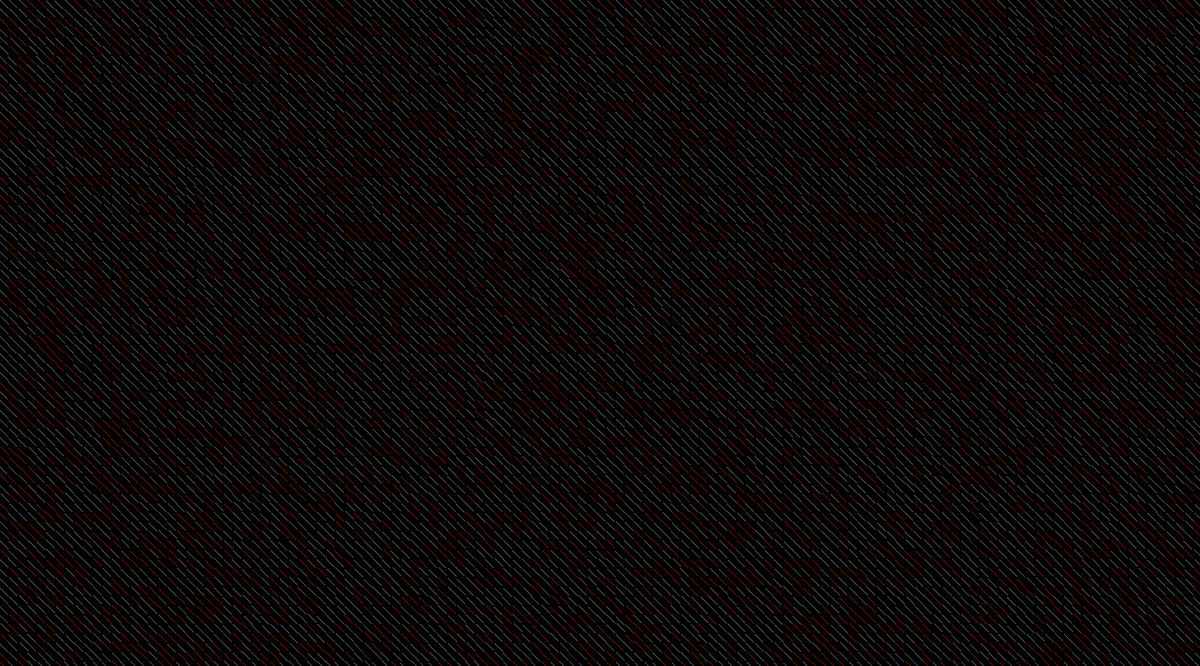
Frame 1 (no input)
Frame 60 (the mouse pressed at the canvas centre just before this capture): identical to frame 1, image omitted
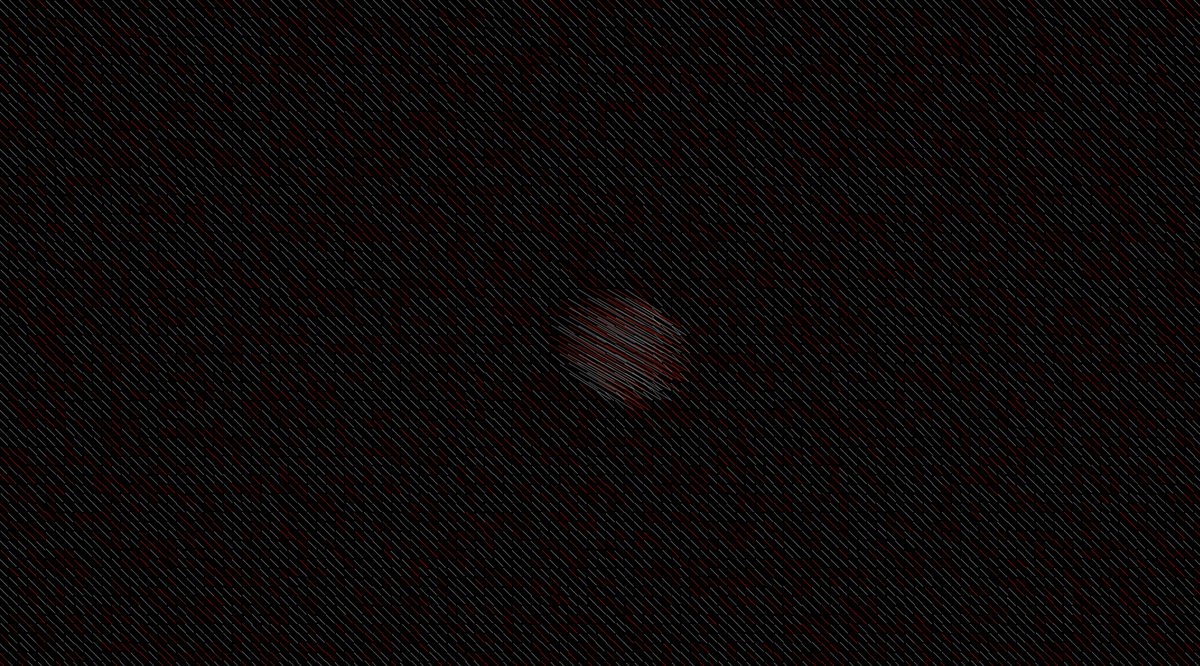
Frame 120 (the mouse held since frame 60 and released just before this capture)

The Processing sketch that drew these frames (run headless with seeded random() and noise(); from frame 60 on, the mouse is pressed at the canvas centre):

// Processing sketch: vector_field_v7
// ── vector_field_v7.pde
// dynamic list with our points, PVector holds position
ArrayList<PVector> points = new ArrayList<PVector>();
ArrayList<PVector> direction = new ArrayList<PVector>();

// colors used for points
color[] pal = {
  color (255, 255, 255), 
  color (235, 235, 235), 
  color (215, 215, 215), 
};

color[] pal2 = {
  color (160, 30, 9), 
  color (140, 140, 140), 
  color (120, 120, 120), 
};

// global configuration
float vector_scale = 8; // vector scaling factor, we want small steps
float time = 0; // time passes by

void setup() {
  size(1800, 1000);
  strokeWeight(1);
  background(0, 5, 25);
  noFill();
  smooth();

  // divide the screen in points
  for (float x=0; x<=width; x+= 14) {
    for (float y=0; y<=height; y+= 14) {
      // create point slightly distorted
      PVector v = new PVector(x+randomGaussian()*0.8, y+randomGaussian()*0.8);
      //asign vector to the created points
      points.add(v);
      PVector d = new PVector(12, 12);
      //d = PVector. random2D(v);
      direction.add(d);
    }
  }
}

void draw() {
  background(0);
  PVector mouse = new PVector((mouseX-pmouseX), (mouseY-pmouseY));

  //int point_idx = 0; // point index 
  for (int i=0; i<points.size(); i++) {
    PVector p = points.get (i);
    PVector d = direction.get (i);
    PVector mouse2 = mouse.get();
    float s = dist(mouseX, mouseY, p.x, p.y); 
    //distance between mouse-point)
    if (s < 80) {
      //distance between mouse movement
      mouse2.mult(map(s, 0, 80, 1, 0)); 
      d.add(mouse2);
      if (d.mag() > 80) {
        d.normalize();
        d.mult(80);
      }
    }
    // select color from palette 
    float a = d.heading();
    if (a < 0) {
      int cn = (int)(100*pal.length*noise(i))%pal.length;
      stroke(pal[cn], 255);//point transparecy
      point(p.x, p.y); //draw
      stroke(pal[cn], 200);//vector transparency
      line (p.x, p.y, p.x+d.x, p.y+d.y);
    } 
    else {
      int cn = (int)(100*pal2.length*noise(i))%pal2.length;
      stroke(pal2[cn], 255);//point transparecy
      point(p.x, p.y); //draw
      stroke(pal2[cn], 200);//vector transparency
      line (p.x, p.y, p.x+d.x, p.y+d.y);//draw
    }
  }
}
